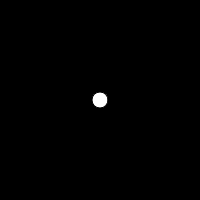
Frame 1 (no input)
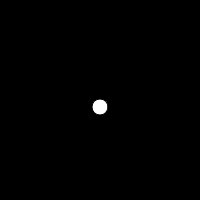
Frame 60 (no input)
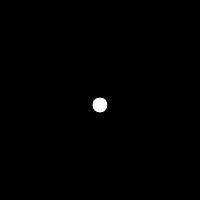
Frame 120 (the mouse pressed at the canvas centre since frame 60)

The p5.js sketch that drew these frames (run headless with seeded random() and noise() and a simulated clock; from frame 60 on, the mouse is pressed at the canvas centre):

// p5.js sketch
// ── sketch.js
// Exercise 13-2: Fill in the blanks in the following code so that the circle has a 10% chance of 
// moving up, a 20% chance of moving down, and a 70% chance of doing nothing.

let y = 100;

function setup() {
	createCanvas(200, 200);
}

function draw() {
	background(0);
	let r = random(1);
	if (r < .1) {
		y--
	} else if (r < .3 ) {
		y++
	} 
	ellipse(width/2, y, 16, 16);

}
